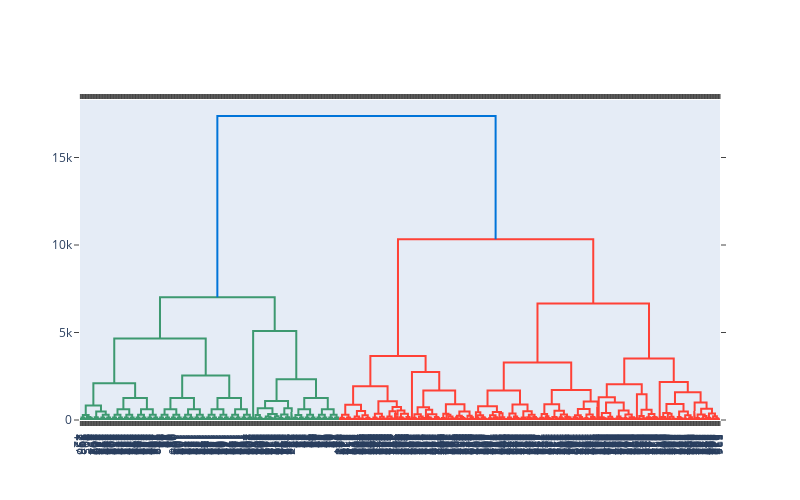

Write notebook code for a chart like this one.
### Markdown cell above
### Dendrogram visualization

Currently disabled because there are too many clusters.

### Code cell
X = dendrogram(linkage_matrix)
#fig = ff.create_dendrogram(np.array(X["icoord"]))
#fig.update_layout(width=800, height=500)
